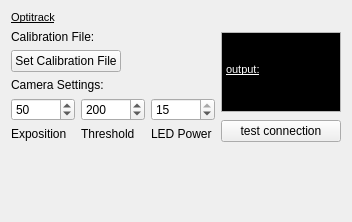
<?xml version="1.0" encoding="UTF-8"?>
<ui version="4.0">
 <class>QmitkNPOptitrackWidget</class>
 <widget class="QWidget" name="QmitkNPOptitrackWidget">
  <property name="geometry">
   <rect>
    <x>0</x>
    <y>0</y>
    <width>352</width>
    <height>222</height>
   </rect>
  </property>
  <layout class="QVBoxLayout" name="verticalLayout_21">
   <item>
    <widget class="QLabel" name="Optitrack_label">
     <property name="sizePolicy">
      <sizepolicy hsizetype="Preferred" vsizetype="Preferred">
       <horstretch>0</horstretch>
       <verstretch>0</verstretch>
      </sizepolicy>
     </property>
     <property name="text">
      <string>&lt;!DOCTYPE HTML PUBLIC &quot;-//W3C//DTD HTML 4.0//EN&quot; &quot;http://www.w3.org/TR/REC-html40/strict.dtd&quot;&gt;
&lt;html&gt;&lt;head&gt;&lt;meta name=&quot;qrichtext&quot; content=&quot;1&quot; /&gt;&lt;style type=&quot;text/css&quot;&gt;
p, li { white-space: pre-wrap; }
&lt;/style&gt;&lt;/head&gt;&lt;body style=&quot; font-family:'MS Shell Dlg 2'; font-size:8pt; font-weight:400; font-style:normal;&quot;&gt;
&lt;p style=&quot; margin-top:0px; margin-bottom:0px; margin-left:0px; margin-right:0px; -qt-block-indent:0; text-indent:0px;&quot;&gt;&lt;span style=&quot; text-decoration: underline;&quot;&gt;Optitrack&lt;/span&gt;&lt;/p&gt;&lt;/body&gt;&lt;/html&gt;</string>
     </property>
    </widget>
   </item>
   <item>
    <layout class="QHBoxLayout" name="horizontalLayout_18">
     <item>
      <layout class="QVBoxLayout" name="verticalLayout_20">
       <item>
        <widget class="QLabel" name="m_OptitrackCalibrationFile">
         <property name="text">
          <string>Calibration File: &lt;none&gt;</string>
         </property>
        </widget>
       </item>
       <item>
        <layout class="QHBoxLayout" name="horizontalLayout_17">
         <item>
          <widget class="QPushButton" name="m_SetOptitrackCalibrationFile">
           <property name="text">
            <string>Set Calibration File</string>
           </property>
          </widget>
         </item>
         <item>
          <spacer name="horizontalSpacer_6">
           <property name="orientation">
            <enum>Qt::Horizontal</enum>
           </property>
           <property name="sizeHint" stdset="0">
            <size>
             <width>40</width>
             <height>20</height>
            </size>
           </property>
          </spacer>
         </item>
        </layout>
       </item>
       <item>
        <widget class="QLabel" name="label_Camera_Settings">
         <property name="text">
          <string>Camera Settings:</string>
         </property>
        </widget>
       </item>
       <item>
        <layout class="QHBoxLayout" name="horizontalLayout_15">
         <item>
          <layout class="QVBoxLayout" name="verticalLayout_17">
           <item>
            <widget class="QSpinBox" name="m_OptitrackExp">
             <property name="minimum">
              <number>1</number>
             </property>
             <property name="maximum">
              <number>480</number>
             </property>
             <property name="value">
              <number>50</number>
             </property>
            </widget>
           </item>
           <item>
            <widget class="QLabel" name="label_11">
             <property name="text">
              <string>Exposition</string>
             </property>
            </widget>
           </item>
          </layout>
         </item>
         <item>
          <layout class="QVBoxLayout" name="verticalLayout_18">
           <item>
            <widget class="QSpinBox" name="m_OptitrackThr">
             <property name="maximum">
              <number>250</number>
             </property>
             <property name="value">
              <number>200</number>
             </property>
            </widget>
           </item>
           <item>
            <widget class="QLabel" name="label_12">
             <property name="text">
              <string>Threshold</string>
             </property>
            </widget>
           </item>
          </layout>
         </item>
         <item>
          <layout class="QVBoxLayout" name="verticalLayout_19">
           <item>
            <widget class="QSpinBox" name="m_OptitrackLed">
             <property name="maximum">
              <number>15</number>
             </property>
             <property name="value">
              <number>15</number>
             </property>
            </widget>
           </item>
           <item>
            <widget class="QLabel" name="label_13">
             <property name="text">
              <string>LED Power</string>
             </property>
            </widget>
           </item>
          </layout>
         </item>
        </layout>
       </item>
       <item>
        <spacer name="verticalSpacer_8">
         <property name="orientation">
          <enum>Qt::Vertical</enum>
         </property>
         <property name="sizeHint" stdset="0">
          <size>
           <width>20</width>
           <height>5</height>
          </size>
         </property>
        </spacer>
       </item>
      </layout>
     </item>
     <item>
      <layout class="QVBoxLayout" name="verticalLayout_16">
       <item>
        <widget class="QTextEdit" name="m_outputTextOptitrack">
         <property name="enabled">
          <bool>false</bool>
         </property>
         <property name="minimumSize">
          <size>
           <width>120</width>
           <height>50</height>
          </size>
         </property>
         <property name="maximumSize">
          <size>
           <width>120</width>
           <height>80</height>
          </size>
         </property>
         <property name="baseSize">
          <size>
           <width>120</width>
           <height>0</height>
          </size>
         </property>
         <property name="html">
          <string>&lt;!DOCTYPE HTML PUBLIC &quot;-//W3C//DTD HTML 4.0//EN&quot; &quot;http://www.w3.org/TR/REC-html40/strict.dtd&quot;&gt;
&lt;html&gt;&lt;head&gt;&lt;meta name=&quot;qrichtext&quot; content=&quot;1&quot; /&gt;&lt;style type=&quot;text/css&quot;&gt;
p, li { white-space: pre-wrap; }
&lt;/style&gt;&lt;/head&gt;&lt;body style=&quot; font-family:'MS Shell Dlg 2'; font-size:7.8pt; font-weight:400; font-style:normal;&quot; bgcolor=&quot;#000000&quot;&gt;
&lt;p style=&quot; margin-top:0px; margin-bottom:0px; margin-left:0px; margin-right:0px; -qt-block-indent:0; text-indent:0px;&quot;&gt;&lt;span style=&quot; font-size:8pt;&quot;&gt;                                          &lt;/span&gt;&lt;/p&gt;
&lt;p style=&quot; margin-top:0px; margin-bottom:0px; margin-left:0px; margin-right:0px; -qt-block-indent:0; text-indent:0px;&quot;&gt;&lt;span style=&quot; font-size:8pt;&quot;&gt;                                          &lt;/span&gt;&lt;/p&gt;
&lt;p style=&quot; margin-top:0px; margin-bottom:0px; margin-left:0px; margin-right:0px; -qt-block-indent:0; text-indent:0px;&quot;&gt;&lt;span style=&quot; font-size:8pt; text-decoration: underline; color:#ffffff;&quot;&gt;output:&lt;/span&gt;&lt;span style=&quot; font-size:8pt;&quot;&gt;                                        &lt;/span&gt;&lt;/p&gt;&lt;/body&gt;&lt;/html&gt;</string>
         </property>
         <property name="textInteractionFlags">
          <set>Qt::NoTextInteraction</set>
         </property>
        </widget>
       </item>
       <item>
        <widget class="QPushButton" name="m_testConnectionOptitrack">
         <property name="minimumSize">
          <size>
           <width>120</width>
           <height>0</height>
          </size>
         </property>
         <property name="maximumSize">
          <size>
           <width>120</width>
           <height>16777215</height>
          </size>
         </property>
         <property name="baseSize">
          <size>
           <width>120</width>
           <height>0</height>
          </size>
         </property>
         <property name="text">
          <string>test connection</string>
         </property>
        </widget>
       </item>
      </layout>
     </item>
    </layout>
   </item>
   <item>
    <spacer name="verticalSpacer">
     <property name="orientation">
      <enum>Qt::Vertical</enum>
     </property>
     <property name="sizeHint" stdset="0">
      <size>
       <width>20</width>
       <height>40</height>
      </size>
     </property>
    </spacer>
   </item>
  </layout>
 </widget>
 <resources/>
 <connections/>
</ui>
